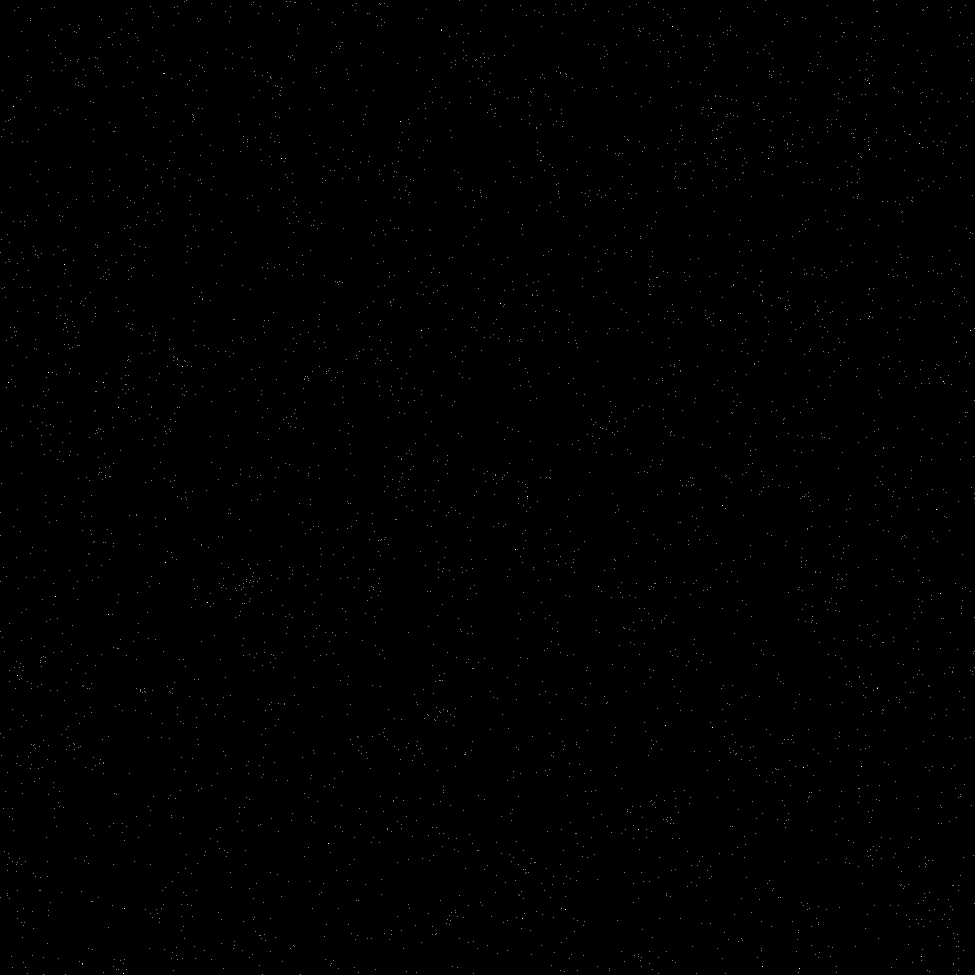
#> input picture Algorithms/Embedding/5. Watermarking/Stippled/Gradients/stipple0.png, 1950 x 1950 px (shown at 1/2 size); the run also reads 1 picture not shown here
$ python 'Watermark 8 Gradient.py'
#> lines starting #> are read from the running program, lines starting #| are printed output that depends on the picture
import numpy as np
import os
import time
from PIL import Image
import cv2

#Excel
import openpyxl

#Other directories
import sys
sys.path.append("../../../Analysis/PSNR+SSIM/")
from PSNRSSIM import returnValues


#Gradients to be used
gradient0 = Image.open("Gradients/stipple0.png")
#> gradient0 is the input picture: PIL image 1950x1950 L; 0.11% white in thin lines or dots
gradient0 = np.array(gradient0, 'float64')
#> gradient0: shape (1950, 1950) float64; 0.11% white in thin lines or dots

gradient1 = Image.open("Gradients/stipple1.png")
gradient1 = np.array(gradient1, 'float64')
#> gradient1: shape (1950, 1950) float64; 8.4% white in thin lines or dots

gradient2 = Image.open("Gradients/stipple2.png")
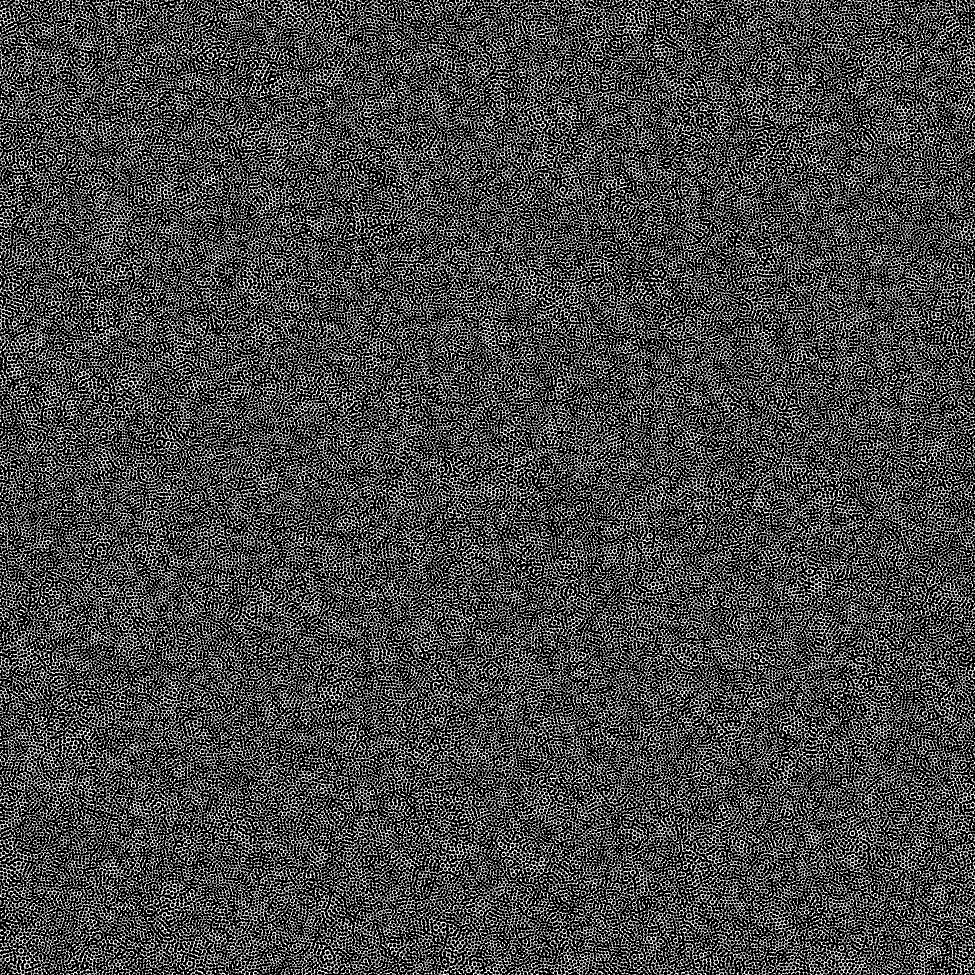
#> input picture Algorithms/Embedding/5. Watermarking/Stippled/Gradients/stipple2.png, 1950 x 1950 px (shown at 1/2 size)
#> gradient2 is the input picture: PIL image 1950x1950 L; 27.9% white in thin lines or dots
gradient2 = np.array(gradient2, 'float64')
#> gradient2: shape (1950, 1950) float64; 27.9% white in thin lines or dots

gradient3 = Image.open("Gradients/stipple3.png")
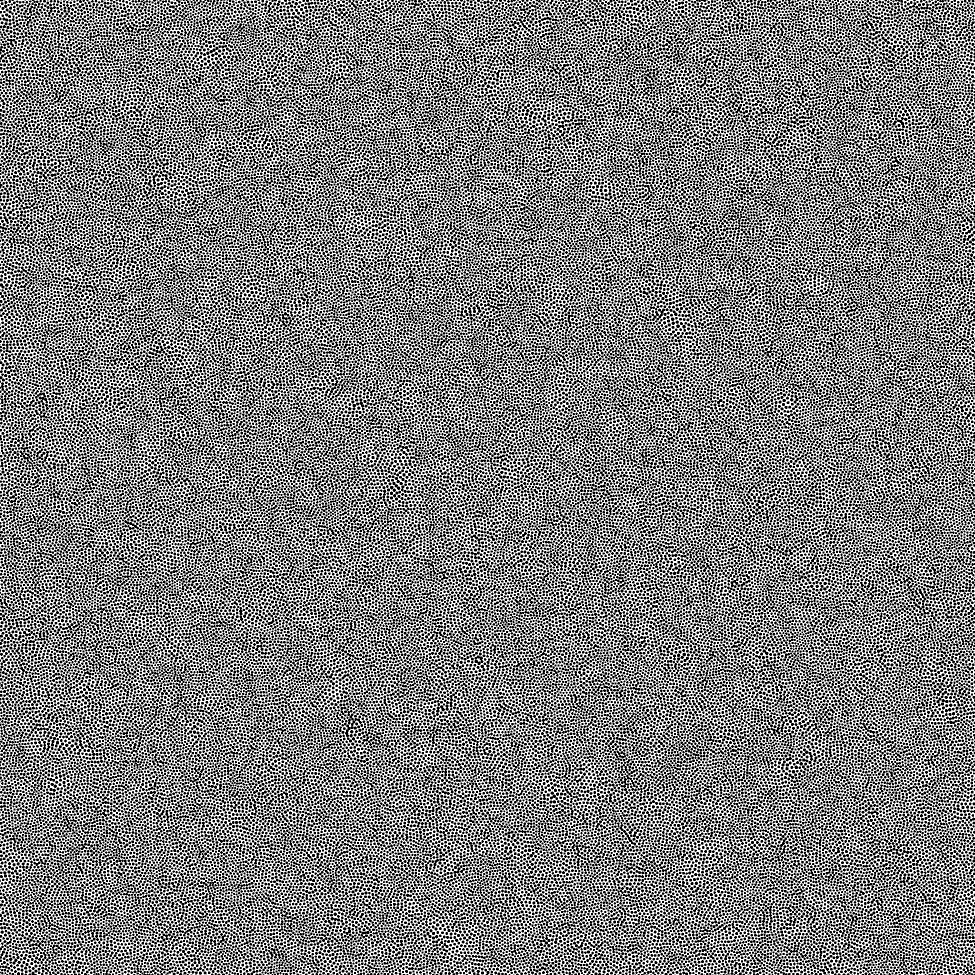
#> input picture Algorithms/Embedding/5. Watermarking/Stippled/Gradients/stipple3.png, 1950 x 1950 px (shown at 1/2 size)
#> gradient3 is the input picture: PIL image 1950x1950 L; 49.6% white in thin lines or dots
gradient3 = np.array(gradient3, 'float64')
#> gradient3: shape (1950, 1950) float64; 49.6% white in thin lines or dots

gradient4 = Image.open("Gradients/stipple4.png")
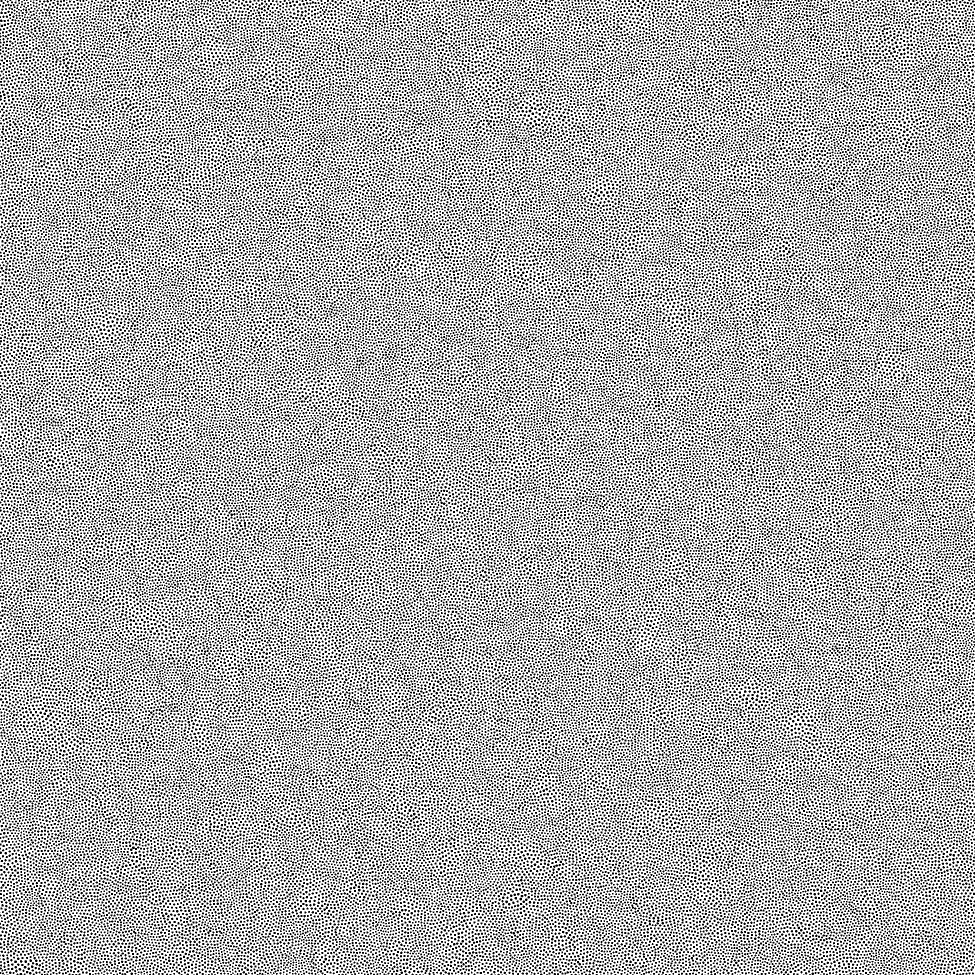
#> input picture Algorithms/Embedding/5. Watermarking/Stippled/Gradients/stipple4.png, 1950 x 1950 px (shown at 1/2 size)
#> gradient4 is the input picture: PIL image 1950x1950 L; 68.2% white; black in thin lines or dots
gradient4 = np.array(gradient4, 'float64')
#> gradient4: shape (1950, 1950) float64; 68.2% white; black in thin lines or dots

gradient5 = Image.open("Gradients/stipple5.png")
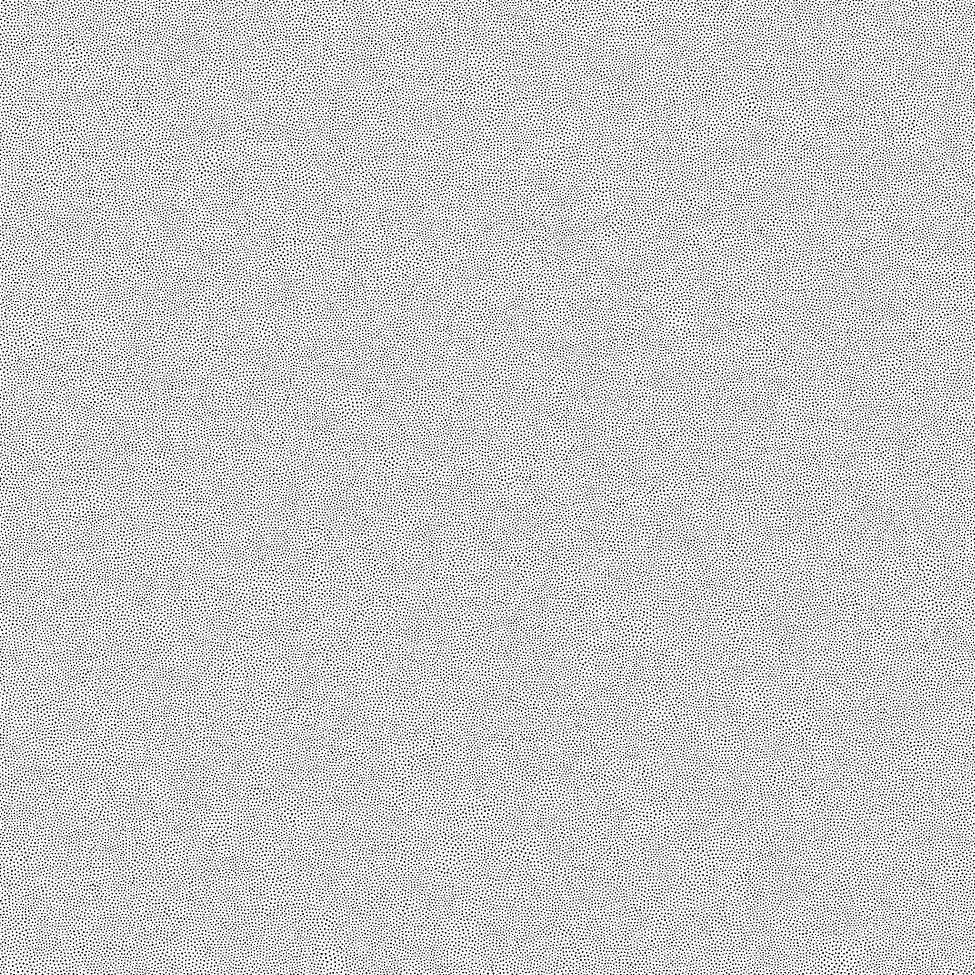
#> input picture Algorithms/Embedding/5. Watermarking/Stippled/Gradients/stipple5.png, 1950 x 1950 px (shown at 1/2 size)
#> gradient5 is the input picture: PIL image 1950x1950 L; 81.7% white; black in thin lines or dots
gradient5 = np.array(gradient5, 'float64')
#> gradient5: shape (1950, 1950) float64; 81.7% white; black in thin lines or dots

#> (the run stopped early here; a loop or call above may not have finished)
